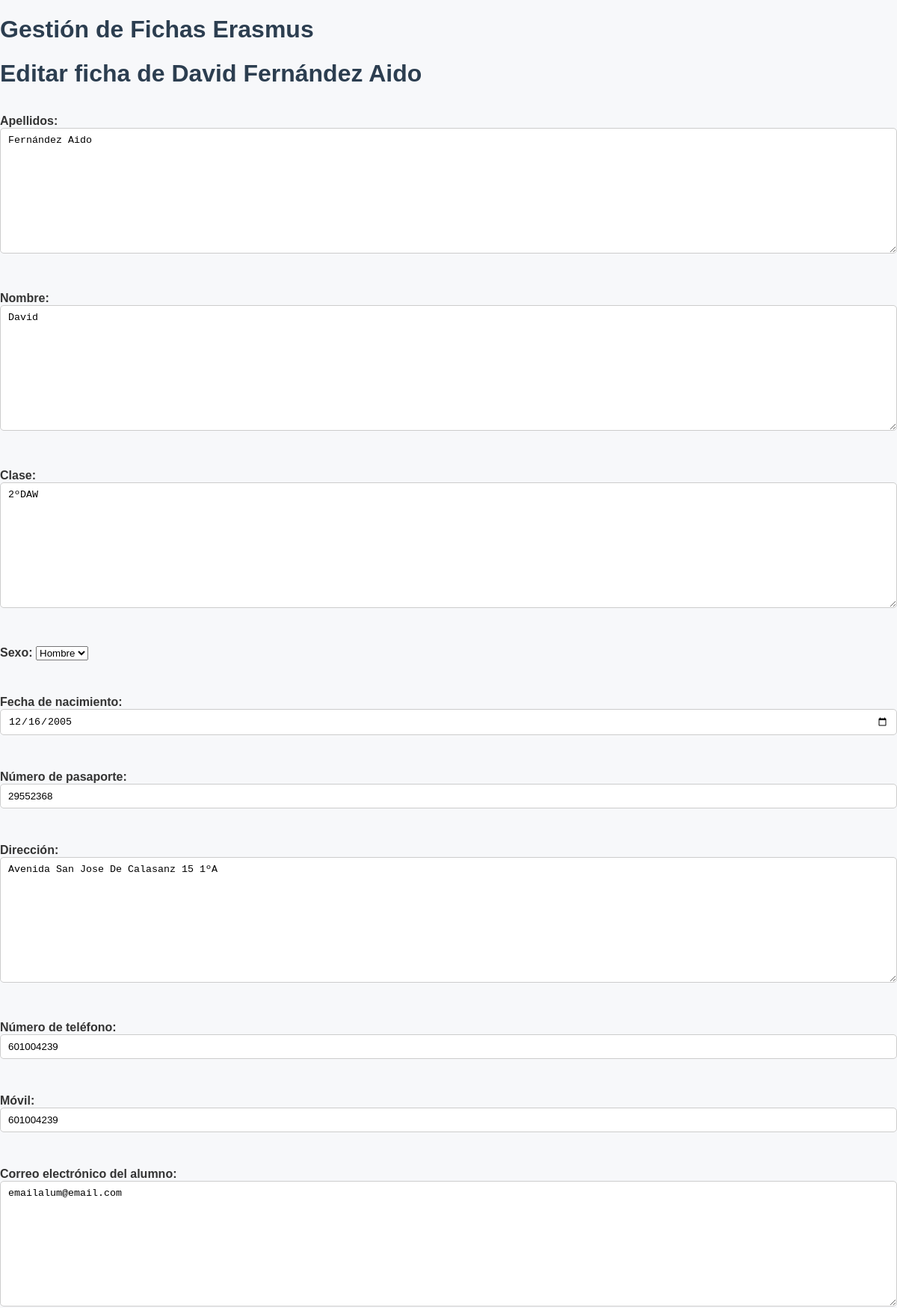
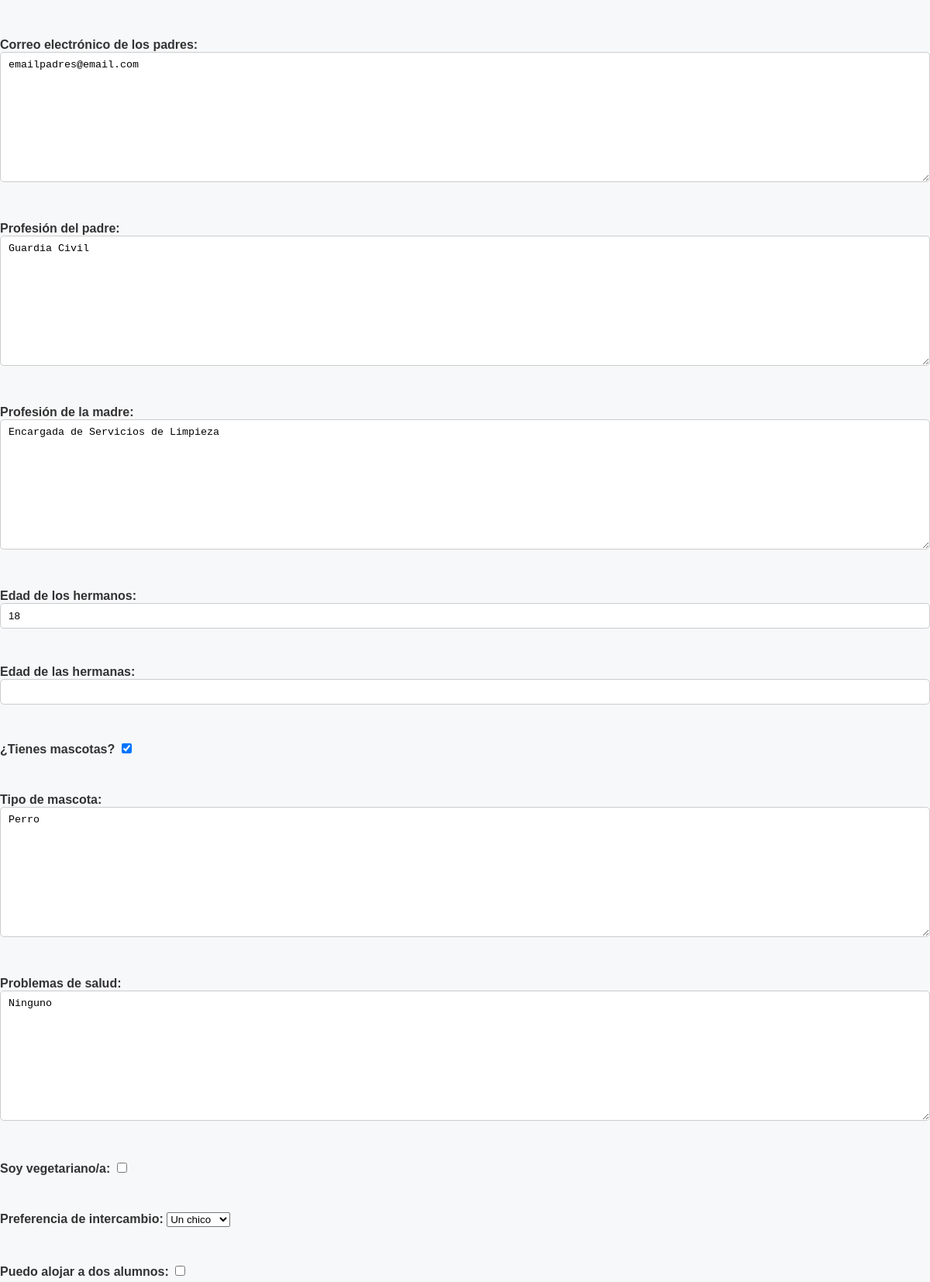
Screenshot of /app/ficha/1/editar/ (upper part) with the database file from the repository (2 pictures, top to bottom).
### app/models.py (models this page shows)
class Alumno(models.Model):
    apellidos = models.TextField()
    nombre = models.TextField()
    clase = models.TextField()
    sexo = models.TextField()
    fecha_nacimiento = models.DateField(null=True, blank=False)
    numero_pasaporte = models.IntegerField()
    direccion = models.TextField()
    numero_telefono = models.IntegerField()
    numero_movil = models.IntegerField()
    email_alumno = models.TextField(default='emailalum@email.com')
    email_padres = models.TextField(default='emailpadre@email.com')
    profesion_padre = models.TextField()
    profesion_madre = models.TextField()
    edad_hermanos = models.IntegerField(null=True, blank=True)
    edad_hermanas = models.IntegerField(null=True, blank=True)
    mascotas_tener = models.BooleanField(default=False)
    tipo_mascota = models.TextField(blank=True)
    problemas_salud = models.TextField(blank=True)
    es_vegetariano = models.BooleanField(default=False)
    pref_intercambio = models.TextField(blank=True, null=True)
    puede_alojar = models.BooleanField(default=False)
    larga_duracion = models.BooleanField(default=False)
    firma_alumno = models.TextField(blank=True, null=True)
    firma_padres = models.TextField(blank=True, null=True)

### app/views.py (the view)
# urls.py: path('ficha/<int:pk>/editar/', views.editar_ficha, name='editar_ficha'),
def editar_ficha(request, pk):
    alumno = get_object_or_404(Alumno, pk=pk)
    if request.method == 'POST':
        form = AlumnoForm(request.POST, instance=alumno)
        if form.is_valid():
            form.save()
            return redirect('principal')
    else:
        form = AlumnoForm(instance=alumno)
    return render(request, 'app/editar_ficha.html', {'form': form, 'alumno': alumno})

### app/templates/app/editar_ficha.html (shortened to what this page needs)
{% extends 'app/base.html' %}
{% block content %}
<h1>Editar ficha de {{ alumno.nombre }} {{ alumno.apellidos }}</h1>
<form method="POST">
    {{ form.as_p }}
</form>
{% endblock %}

### app/static/app/css/estilo.css (style rules this page uses)
body { font-family: 'Arial', sans-serif; background-color: #f7f8fa; color: #333; margin: 0; padding: 0; }
h1, h2, h3 { color: #2c3e50; margin-bottom: 20px; }
form { display: flex; flex-direction: column; gap: 15px; }
label { font-weight: bold; margin-bottom: 5px; }
input[type="text"], input[type="number"], input[type="email"], input[type="date"], textarea { padding: 8px 10px; border: 1px solid #ccc; border-radius: 5px; width: 100%; box-sizing: border-box; }
input[type="checkbox"] { margin-right: 10px; }

### rows the page displays
Alumno: nombre "David", apellidos "Fernández Aido", clase "2ºDAW", sexo "Hombre", fecha_nacimiento "12/16/2005", numero_pasaporte "29552368", direccion "Avenida San Jose De Calasanz 15 1ºA", numero_telefono "601004239", numero_movil "601004239", email_alumno "emailalum@email.com", email_padres "emailpadres@email.com", profesion_padre "Guardia Civil", profesion_madre "Encargada de Servicios de Limpieza", edad_hermanos "18", mascotas_tener "☑", tipo_mascota "Perro", problemas_salud "Ninguno", pref_intercambio "Un chico"
